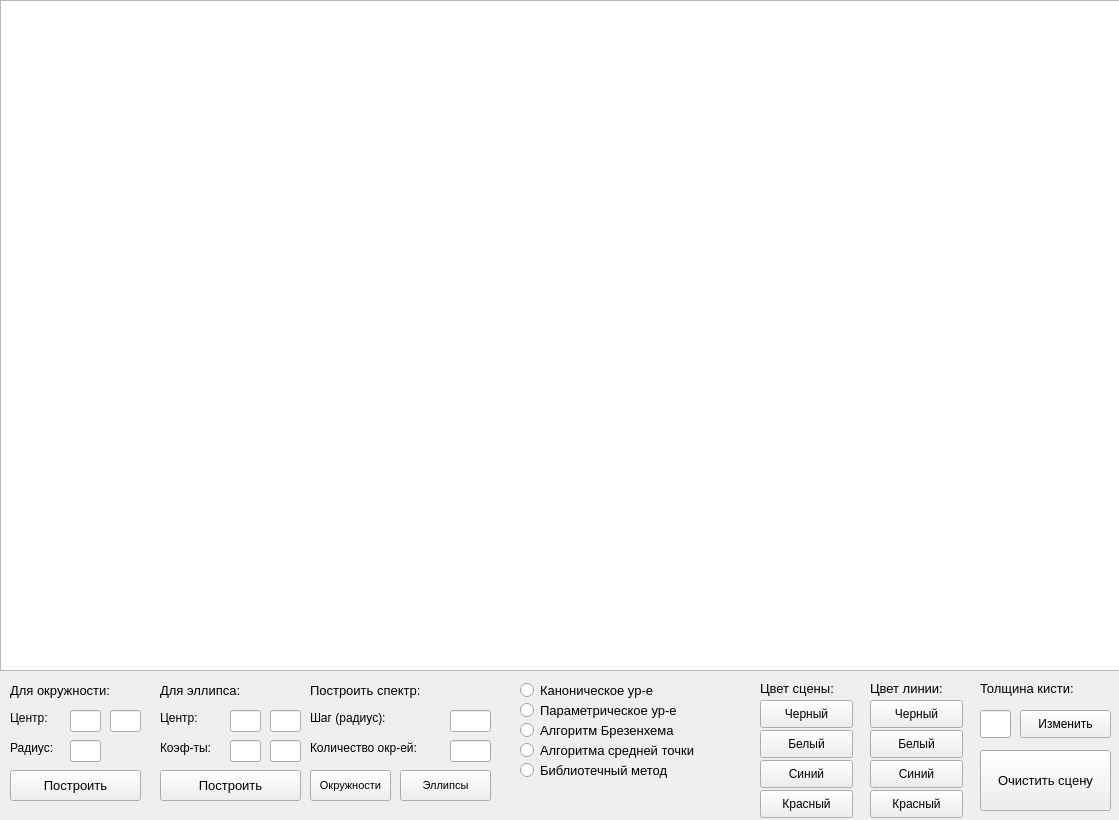
<?xml version="1.0" encoding="UTF-8"?>
<ui version="4.0">
 <class>MainWindow</class>
 <widget class="QMainWindow" name="MainWindow">
  <property name="geometry">
   <rect>
    <x>0</x>
    <y>0</y>
    <width>1119</width>
    <height>820</height>
   </rect>
  </property>
  <property name="windowTitle">
   <string>MainWindow</string>
  </property>
  <widget class="QWidget" name="centralwidget">
   <widget class="QGraphicsView" name="graphicsView">
    <property name="geometry">
     <rect>
      <x>0</x>
      <y>0</y>
      <width>1121</width>
      <height>671</height>
     </rect>
    </property>
   </widget>
   <widget class="QLabel" name="label">
    <property name="geometry">
     <rect>
      <x>10</x>
      <y>680</y>
      <width>141</width>
      <height>21</height>
     </rect>
    </property>
    <property name="font">
     <font>
      <pointsize>10</pointsize>
     </font>
    </property>
    <property name="text">
     <string>Для окружности:</string>
    </property>
   </widget>
   <widget class="QLabel" name="label_2">
    <property name="geometry">
     <rect>
      <x>160</x>
      <y>680</y>
      <width>111</width>
      <height>21</height>
     </rect>
    </property>
    <property name="font">
     <font>
      <pointsize>10</pointsize>
     </font>
    </property>
    <property name="text">
     <string>Для эллипса:</string>
    </property>
   </widget>
   <widget class="QLabel" name="label_3">
    <property name="geometry">
     <rect>
      <x>10</x>
      <y>710</y>
      <width>51</width>
      <height>16</height>
     </rect>
    </property>
    <property name="font">
     <font>
      <pointsize>9</pointsize>
     </font>
    </property>
    <property name="text">
     <string>Центр:</string>
    </property>
   </widget>
   <widget class="QLabel" name="label_4">
    <property name="geometry">
     <rect>
      <x>160</x>
      <y>710</y>
      <width>51</width>
      <height>16</height>
     </rect>
    </property>
    <property name="font">
     <font>
      <pointsize>9</pointsize>
     </font>
    </property>
    <property name="text">
     <string>Центр:</string>
    </property>
   </widget>
   <widget class="QLineEdit" name="xCenterCircle">
    <property name="geometry">
     <rect>
      <x>70</x>
      <y>710</y>
      <width>31</width>
      <height>22</height>
     </rect>
    </property>
   </widget>
   <widget class="QLineEdit" name="yCenterCircle">
    <property name="geometry">
     <rect>
      <x>110</x>
      <y>710</y>
      <width>31</width>
      <height>22</height>
     </rect>
    </property>
   </widget>
   <widget class="QLabel" name="label_5">
    <property name="geometry">
     <rect>
      <x>10</x>
      <y>740</y>
      <width>51</width>
      <height>16</height>
     </rect>
    </property>
    <property name="font">
     <font>
      <pointsize>9</pointsize>
     </font>
    </property>
    <property name="text">
     <string>Радиус:</string>
    </property>
   </widget>
   <widget class="QLineEdit" name="radiusCircle">
    <property name="geometry">
     <rect>
      <x>70</x>
      <y>740</y>
      <width>31</width>
      <height>22</height>
     </rect>
    </property>
   </widget>
   <widget class="QPushButton" name="drawCircle">
    <property name="geometry">
     <rect>
      <x>10</x>
      <y>770</y>
      <width>131</width>
      <height>31</height>
     </rect>
    </property>
    <property name="font">
     <font>
      <pointsize>10</pointsize>
     </font>
    </property>
    <property name="text">
     <string>Построить</string>
    </property>
   </widget>
   <widget class="QLineEdit" name="yCenterEllipse">
    <property name="geometry">
     <rect>
      <x>270</x>
      <y>710</y>
      <width>31</width>
      <height>22</height>
     </rect>
    </property>
   </widget>
   <widget class="QLineEdit" name="xCenterEllipse">
    <property name="geometry">
     <rect>
      <x>230</x>
      <y>710</y>
      <width>31</width>
      <height>22</height>
     </rect>
    </property>
   </widget>
   <widget class="QLineEdit" name="coefA">
    <property name="geometry">
     <rect>
      <x>230</x>
      <y>740</y>
      <width>31</width>
      <height>22</height>
     </rect>
    </property>
    <property name="text">
     <string/>
    </property>
   </widget>
   <widget class="QLabel" name="label_6">
    <property name="geometry">
     <rect>
      <x>160</x>
      <y>740</y>
      <width>71</width>
      <height>16</height>
     </rect>
    </property>
    <property name="font">
     <font>
      <pointsize>9</pointsize>
     </font>
    </property>
    <property name="text">
     <string>Коэф-ты:</string>
    </property>
   </widget>
   <widget class="QLineEdit" name="coefB">
    <property name="geometry">
     <rect>
      <x>270</x>
      <y>740</y>
      <width>31</width>
      <height>22</height>
     </rect>
    </property>
    <property name="text">
     <string/>
    </property>
   </widget>
   <widget class="QPushButton" name="drawEllipse">
    <property name="geometry">
     <rect>
      <x>160</x>
      <y>770</y>
      <width>141</width>
      <height>31</height>
     </rect>
    </property>
    <property name="font">
     <font>
      <pointsize>10</pointsize>
     </font>
    </property>
    <property name="text">
     <string>Построить</string>
    </property>
   </widget>
   <widget class="QLabel" name="label_7">
    <property name="geometry">
     <rect>
      <x>310</x>
      <y>680</y>
      <width>151</width>
      <height>21</height>
     </rect>
    </property>
    <property name="font">
     <font>
      <pointsize>10</pointsize>
     </font>
    </property>
    <property name="text">
     <string>Построить спектр:</string>
    </property>
   </widget>
   <widget class="QLabel" name="label_8">
    <property name="geometry">
     <rect>
      <x>310</x>
      <y>710</y>
      <width>101</width>
      <height>16</height>
     </rect>
    </property>
    <property name="font">
     <font>
      <pointsize>9</pointsize>
     </font>
    </property>
    <property name="text">
     <string>Шаг (радиус):</string>
    </property>
   </widget>
   <widget class="QLineEdit" name="stepSpektor">
    <property name="geometry">
     <rect>
      <x>450</x>
      <y>710</y>
      <width>41</width>
      <height>22</height>
     </rect>
    </property>
   </widget>
   <widget class="QLineEdit" name="countCircles">
    <property name="geometry">
     <rect>
      <x>450</x>
      <y>740</y>
      <width>41</width>
      <height>22</height>
     </rect>
    </property>
   </widget>
   <widget class="QLabel" name="label_9">
    <property name="geometry">
     <rect>
      <x>310</x>
      <y>740</y>
      <width>141</width>
      <height>16</height>
     </rect>
    </property>
    <property name="font">
     <font>
      <pointsize>9</pointsize>
     </font>
    </property>
    <property name="text">
     <string>Количество окр-ей:</string>
    </property>
   </widget>
   <widget class="QPushButton" name="drawCircleSpector">
    <property name="geometry">
     <rect>
      <x>310</x>
      <y>770</y>
      <width>81</width>
      <height>31</height>
     </rect>
    </property>
    <property name="font">
     <font>
      <pointsize>8</pointsize>
     </font>
    </property>
    <property name="text">
     <string>Окружности</string>
    </property>
   </widget>
   <widget class="QPushButton" name="drawEllipseSpector">
    <property name="geometry">
     <rect>
      <x>400</x>
      <y>770</y>
      <width>91</width>
      <height>31</height>
     </rect>
    </property>
    <property name="font">
     <font>
      <pointsize>8</pointsize>
     </font>
    </property>
    <property name="text">
     <string>Эллипсы</string>
    </property>
   </widget>
   <widget class="QRadioButton" name="canonEquation">
    <property name="geometry">
     <rect>
      <x>520</x>
      <y>680</y>
      <width>171</width>
      <height>20</height>
     </rect>
    </property>
    <property name="font">
     <font>
      <pointsize>10</pointsize>
     </font>
    </property>
    <property name="text">
     <string>Каноническое ур-е</string>
    </property>
   </widget>
   <widget class="QRadioButton" name="paramEquation">
    <property name="geometry">
     <rect>
      <x>520</x>
      <y>700</y>
      <width>201</width>
      <height>20</height>
     </rect>
    </property>
    <property name="font">
     <font>
      <pointsize>10</pointsize>
     </font>
    </property>
    <property name="text">
     <string>Параметрическое ур-е</string>
    </property>
   </widget>
   <widget class="QRadioButton" name="methodBrezenhem">
    <property name="geometry">
     <rect>
      <x>520</x>
      <y>720</y>
      <width>201</width>
      <height>20</height>
     </rect>
    </property>
    <property name="font">
     <font>
      <pointsize>10</pointsize>
     </font>
    </property>
    <property name="text">
     <string>Алгоритм Брезенхема</string>
    </property>
   </widget>
   <widget class="QRadioButton" name="methodMidpoint">
    <property name="geometry">
     <rect>
      <x>520</x>
      <y>740</y>
      <width>231</width>
      <height>20</height>
     </rect>
    </property>
    <property name="font">
     <font>
      <pointsize>10</pointsize>
     </font>
    </property>
    <property name="text">
     <string>Алгоритма средней точки</string>
    </property>
   </widget>
   <widget class="QRadioButton" name="libraryMethod">
    <property name="geometry">
     <rect>
      <x>520</x>
      <y>760</y>
      <width>201</width>
      <height>20</height>
     </rect>
    </property>
    <property name="font">
     <font>
      <pointsize>10</pointsize>
     </font>
    </property>
    <property name="text">
     <string>Библиотечный метод</string>
    </property>
   </widget>
   <widget class="QLabel" name="label_10">
    <property name="geometry">
     <rect>
      <x>760</x>
      <y>680</y>
      <width>111</width>
      <height>16</height>
     </rect>
    </property>
    <property name="font">
     <font>
      <pointsize>10</pointsize>
     </font>
    </property>
    <property name="text">
     <string>Цвет сцены:</string>
    </property>
   </widget>
   <widget class="QPushButton" name="blackScene">
    <property name="geometry">
     <rect>
      <x>760</x>
      <y>700</y>
      <width>93</width>
      <height>28</height>
     </rect>
    </property>
    <property name="font">
     <font>
      <pointsize>9</pointsize>
     </font>
    </property>
    <property name="text">
     <string>Черный</string>
    </property>
   </widget>
   <widget class="QPushButton" name="whiteScene">
    <property name="geometry">
     <rect>
      <x>760</x>
      <y>730</y>
      <width>93</width>
      <height>28</height>
     </rect>
    </property>
    <property name="font">
     <font>
      <pointsize>9</pointsize>
     </font>
    </property>
    <property name="text">
     <string>Белый</string>
    </property>
   </widget>
   <widget class="QPushButton" name="blueScene">
    <property name="geometry">
     <rect>
      <x>760</x>
      <y>760</y>
      <width>93</width>
      <height>28</height>
     </rect>
    </property>
    <property name="font">
     <font>
      <pointsize>9</pointsize>
     </font>
    </property>
    <property name="text">
     <string>Синий</string>
    </property>
   </widget>
   <widget class="QPushButton" name="redScene">
    <property name="geometry">
     <rect>
      <x>760</x>
      <y>790</y>
      <width>93</width>
      <height>28</height>
     </rect>
    </property>
    <property name="font">
     <font>
      <pointsize>9</pointsize>
     </font>
    </property>
    <property name="text">
     <string>Красный</string>
    </property>
   </widget>
   <widget class="QPushButton" name="blackLine">
    <property name="geometry">
     <rect>
      <x>870</x>
      <y>700</y>
      <width>93</width>
      <height>28</height>
     </rect>
    </property>
    <property name="font">
     <font>
      <pointsize>9</pointsize>
     </font>
    </property>
    <property name="text">
     <string>Черный</string>
    </property>
   </widget>
   <widget class="QPushButton" name="whiteLine">
    <property name="geometry">
     <rect>
      <x>870</x>
      <y>730</y>
      <width>93</width>
      <height>28</height>
     </rect>
    </property>
    <property name="font">
     <font>
      <pointsize>9</pointsize>
     </font>
    </property>
    <property name="text">
     <string>Белый</string>
    </property>
   </widget>
   <widget class="QLabel" name="label_11">
    <property name="geometry">
     <rect>
      <x>870</x>
      <y>680</y>
      <width>101</width>
      <height>16</height>
     </rect>
    </property>
    <property name="font">
     <font>
      <pointsize>10</pointsize>
     </font>
    </property>
    <property name="text">
     <string>Цвет линии:</string>
    </property>
   </widget>
   <widget class="QPushButton" name="redLine">
    <property name="geometry">
     <rect>
      <x>870</x>
      <y>790</y>
      <width>93</width>
      <height>28</height>
     </rect>
    </property>
    <property name="font">
     <font>
      <pointsize>9</pointsize>
     </font>
    </property>
    <property name="text">
     <string>Красный</string>
    </property>
   </widget>
   <widget class="QPushButton" name="blueLine">
    <property name="geometry">
     <rect>
      <x>870</x>
      <y>760</y>
      <width>93</width>
      <height>28</height>
     </rect>
    </property>
    <property name="font">
     <font>
      <pointsize>9</pointsize>
     </font>
    </property>
    <property name="text">
     <string>Синий</string>
    </property>
   </widget>
   <widget class="QPushButton" name="clearScene">
    <property name="geometry">
     <rect>
      <x>980</x>
      <y>750</y>
      <width>131</width>
      <height>61</height>
     </rect>
    </property>
    <property name="font">
     <font>
      <pointsize>10</pointsize>
     </font>
    </property>
    <property name="text">
     <string>Очистить сцену</string>
    </property>
   </widget>
   <widget class="QLabel" name="label_12">
    <property name="geometry">
     <rect>
      <x>980</x>
      <y>680</y>
      <width>141</width>
      <height>16</height>
     </rect>
    </property>
    <property name="font">
     <font>
      <pointsize>10</pointsize>
     </font>
    </property>
    <property name="text">
     <string>Толщина кисти:</string>
    </property>
   </widget>
   <widget class="QLineEdit" name="penWidth">
    <property name="geometry">
     <rect>
      <x>980</x>
      <y>710</y>
      <width>31</width>
      <height>28</height>
     </rect>
    </property>
   </widget>
   <widget class="QPushButton" name="changePenWidth">
    <property name="geometry">
     <rect>
      <x>1020</x>
      <y>710</y>
      <width>91</width>
      <height>28</height>
     </rect>
    </property>
    <property name="text">
     <string>Изменить</string>
    </property>
   </widget>
  </widget>
 </widget>
 <tabstops>
  <tabstop>xCenterCircle</tabstop>
  <tabstop>yCenterCircle</tabstop>
  <tabstop>radiusCircle</tabstop>
  <tabstop>drawCircle</tabstop>
  <tabstop>xCenterEllipse</tabstop>
  <tabstop>yCenterEllipse</tabstop>
  <tabstop>coefA</tabstop>
  <tabstop>coefB</tabstop>
  <tabstop>drawEllipse</tabstop>
  <tabstop>stepSpektor</tabstop>
  <tabstop>countCircles</tabstop>
  <tabstop>drawCircleSpector</tabstop>
  <tabstop>drawEllipseSpector</tabstop>
  <tabstop>penWidth</tabstop>
  <tabstop>changePenWidth</tabstop>
  <tabstop>clearScene</tabstop>
  <tabstop>libraryMethod</tabstop>
  <tabstop>blackScene</tabstop>
  <tabstop>whiteScene</tabstop>
  <tabstop>blueScene</tabstop>
  <tabstop>redScene</tabstop>
  <tabstop>blackLine</tabstop>
  <tabstop>whiteLine</tabstop>
  <tabstop>redLine</tabstop>
  <tabstop>blueLine</tabstop>
  <tabstop>methodMidpoint</tabstop>
  <tabstop>paramEquation</tabstop>
  <tabstop>methodBrezenhem</tabstop>
  <tabstop>graphicsView</tabstop>
  <tabstop>canonEquation</tabstop>
 </tabstops>
 <resources/>
 <connections/>
</ui>
